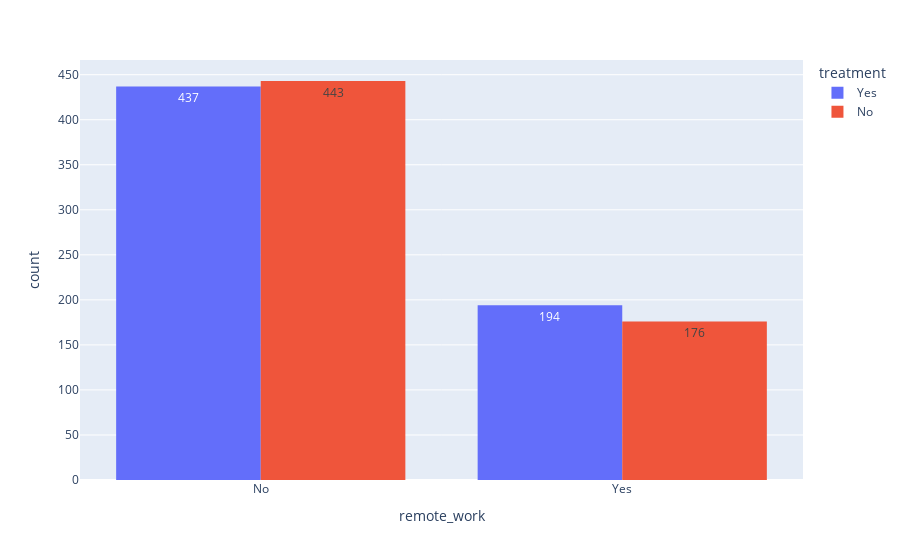

The cell this chart's notebook holds for it:
### Code cell
px.histogram(df, x = 'remote_work', color= 'treatment', text_auto=True, barmode = 'group' )

### Figure 1 — Plotly figure (JSON) as saved in the notebook; plotly's stock layout.template omitted (floating-point values rounded to 4 significant figures; data arrays with more than 128 entries replaced by an {"elided": "..."} marker saying what was removed)
{"data": [{"alignmentgroup": "True", "bingroup": "x", "hovertemplate": "treatment=Yes<br>remote_work=%{x}<br>count=%{y}<extra></extra>", "legendgroup": "Yes", "marker": {"color": "#636efa", "pattern": {"shape": ""}}, "name": "Yes", "offsetgroup": "Yes", "orientation": "v", "showlegend": true, "texttemplate": "%{value}", "type": "histogram", "x": {"elided": "631 str values"}, "xaxis": "x", "yaxis": "y"}, {"alignmentgroup": "True", "bingroup": "x", "hovertemplate": "treatment=No<br>remote_work=%{x}<br>count=%{y}<extra></extra>", "legendgroup": "No", "marker": {"color": "#EF553B", "pattern": {"shape": ""}}, "name": "No", "offsetgroup": "No", "orientation": "v", "showlegend": true, "texttemplate": "%{value}", "type": "histogram", "x": {"elided": "619 str values"}, "xaxis": "x", "yaxis": "y"}], "layout": {"barmode": "group", "legend": {"title": {"text": "treatment"}, "tracegroupgap": 0}, "margin": {"t": 60}, "xaxis": {"anchor": "y", "domain": [0, 1], "title": {"text": "remote_work"}}, "yaxis": {"anchor": "x", "domain": [0, 1], "title": {"text": "count"}}}}
